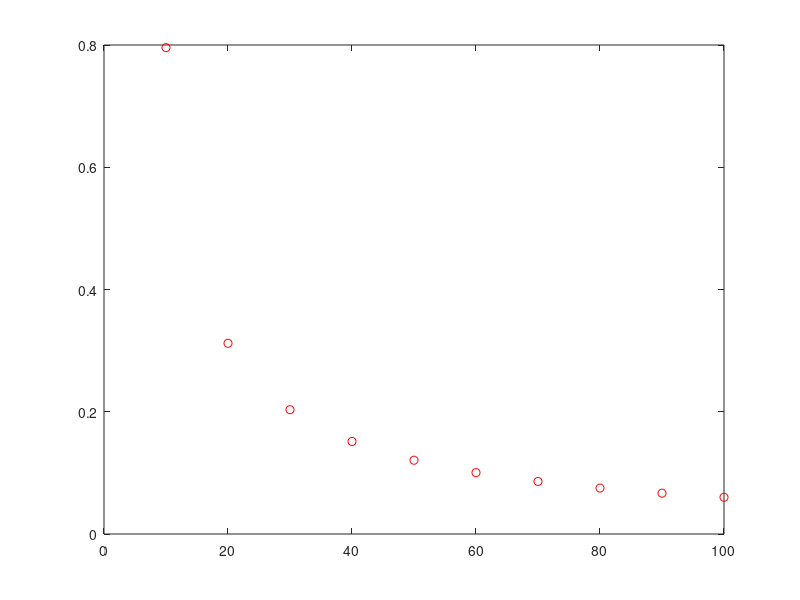

MATLAB code for this plot:
function zero_order_continuation
    clear;clc
    x = 0;
    tol = 1e-4;
    
    for i=1:10
        p = i*10;
        f = getf(x, p); %initialize residual  value
        while abs(f) > tol
            df = getdf(x, p);
            x = x - f/df; %Newton's method
            f = getf(x, p); %update function value
        end
        p_list(i) = p;
        x_list(i) = x;
    end
    plot(p_list, x_list, 'or')
end

function f = getf(x, p)
    f = x^3 - 5 * exp(x^2) + 2 * p * x - 7;
end

function df = getdf(x, p)
    df = 3 * x^2 - 10 * x * exp(x^2) + 2 * p;
end

